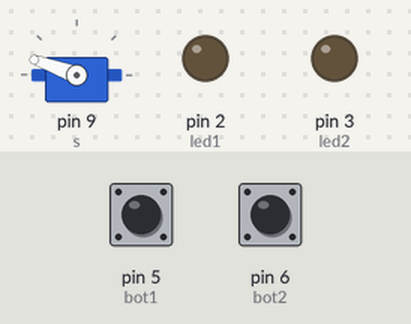
The sketch below on a simulated Arduino Uno, built with avr-gcc and run on an emulated ATmega328P. Shown: servo, output pins drawn as LEDs (lit = HIGH). The test bench sets the inputs (shaded band); at power-on: pin 5 (bot1) LOW, pin 6 (bot2) LOW.

Above: at 1.2 s.
1.3 s: pin 5 (bot1) pulled HIGH for 0.15 s
At 2.5 s:
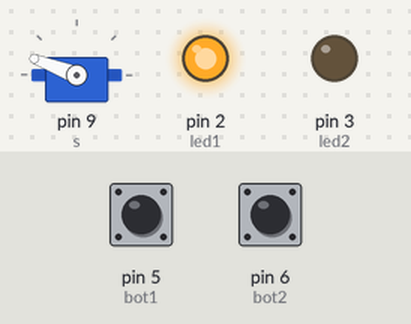
3.7 s: pin 6 (bot2) pulled HIGH for 1 s
At 6.4 s:
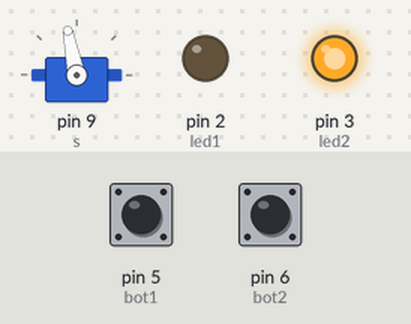
6.7 s: pin 6 (bot2) pulled HIGH for 3.2 s
At 6.85 s:
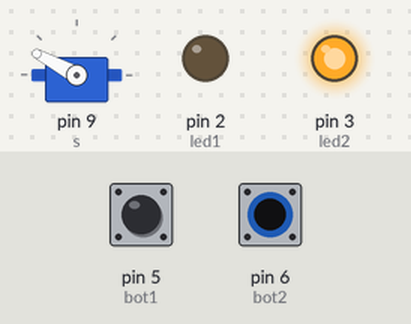
11.4 s: pin 5 (bot1) pulled HIGH for 1 s
At 11.55 s:
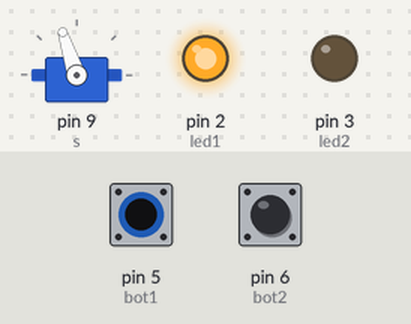
Timing chart, 0 to 14.7 s (numbered marks = the images above; inputs shaded):
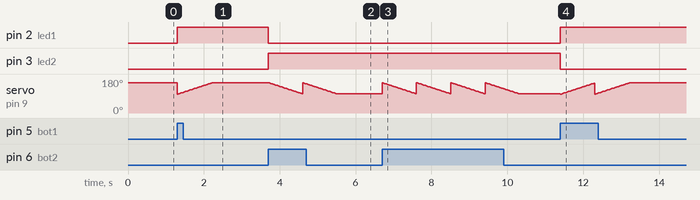

Measured:
- after the input at 1.3 s, pin 2 (led1): LOW → HIGH at once
- after the input at 3.7 s, pin 2 (led1): HIGH → LOW at once; pin 3 (led2): LOW → HIGH at once
- after the input at 6.7 s, servo on pin 9 (s): ramps from 160° to 101° and jumps back, once every 0.90 s
- after the input at 11.4 s, pin 2 (led1): LOW → HIGH at once; pin 3 (led2): HIGH → LOW at once

The sketch:

aula_cancela.ino
```cpp
#include <Servo.h>

Servo s;
int pos;

const int bot1 = 5;
const int bot2 = 6;
const int led1=2;
const int led2=3;


void setup() {
  pinMode(bot1, INPUT);
  pinMode(bot2, INPUT);
  pinMode(led1, OUTPUT);
  pinMode(led2, OUTPUT);

  s.attach(9);
  Serial.begin(9600);
  s.write(160);
}

int var1;
int var2;

void loop() {
  var1 = digitalRead(bot1);
  var2 = digitalRead(bot2);

  if(var1){

  digitalWrite(led1, HIGH);
  digitalWrite(led2, LOW);


    for(pos = 100; pos < 160; pos++)
    {
      s.write(pos);
      delay(15);
    }
  }

  if(var2){
    digitalWrite(led2, HIGH);
  digitalWrite(led1, LOW);

    for(pos = 160; pos > 100; pos--)
    {
      s.write(pos);
      delay(15);
    }
  }
}
```
